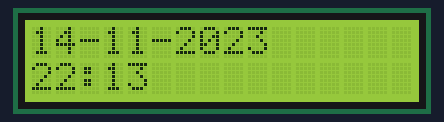
A sketch run on a simulated Arduino Uno, built with avr-gcc and run on an emulated ATmega328P. Shown: 16×2 character LCD. The local clock reads 2024-03-15 10:24:30 at power-on unless the sketch sets it; what the sketch prints to the serial monitor is not drawn.

Above: at 0.1 s.
At 40.2 s:
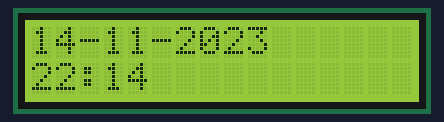
At 100.3 s:
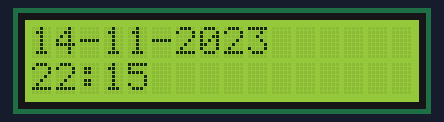

Measured:
- what the display in image 1 shows lasts 60.1 s, from 40.1 s to 100.2 s

The sketch:

Project2-Clock.ino
```cpp
#include <Wire.h>
#include <DS3231.h>
#include <LiquidCrystal.h>

DS3231 clock;
RTCDateTime dt;
LiquidCrystal lcd(7, 8, 9, 10, 11, 12);

void setup()
{
  Serial.begin(9600);

  Serial.println("Initialize RTC module");
  // Initialize DS3231
  clock.begin();
  lcd.begin(16, 2);
  // Print a message to the LCD.


  // Manual (YYYY, MM, DD, HH, II, SS
  // clock.setDateTime(2016, 12, 9, 11, 46, 00);

  // Send sketch compiling time to Arduino
  clock.setDateTime(__DATE__, __TIME__);
  /*
  Tips:This command will be executed every time when Arduino restarts.
       Comment this line out to store the memory of DS3231 module
  */
}

void loop()
{
  lcd.clear();
  dt = clock.getDateTime();

  // For leading zero look to DS3231_dateformat example

  Serial.print("Raw data: ");
  Serial.print(dt.year);   Serial.print("-");
  Serial.print(dt.month);  Serial.print("-");
  Serial.print(dt.day);    Serial.print(" ");
  Serial.print(dt.hour);   Serial.print(":");
  Serial.print(dt.minute); Serial.print(":");
  lcd.print(dt.day); lcd.print("-");
  lcd.print(dt.month); lcd.print("-");
  lcd.print(dt.year);
  lcd.setCursor(0, 1);
    lcd.print(dt.hour); lcd.print(":");
  lcd.print(dt.minute);


  delay(5000);
}
```
